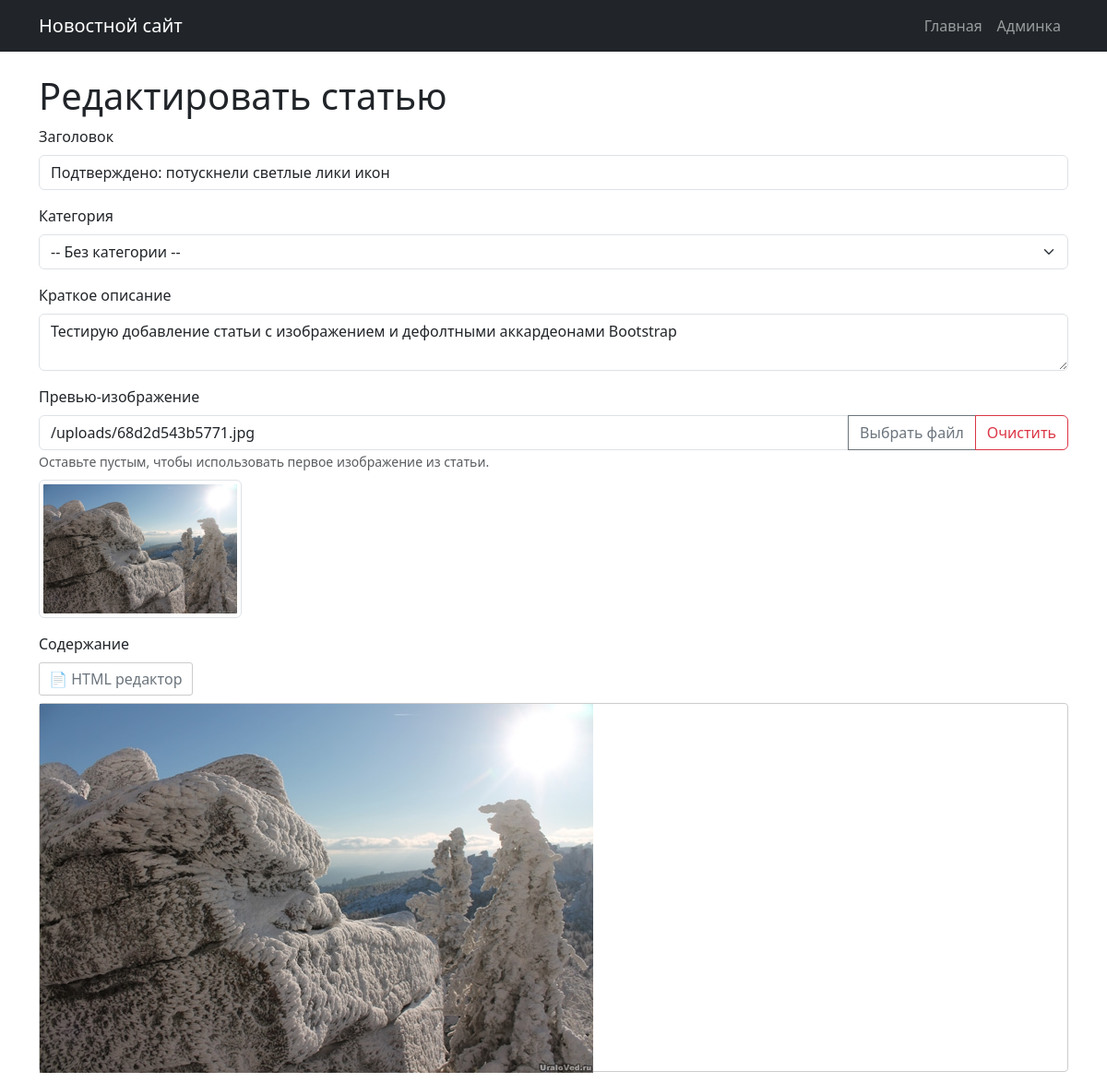
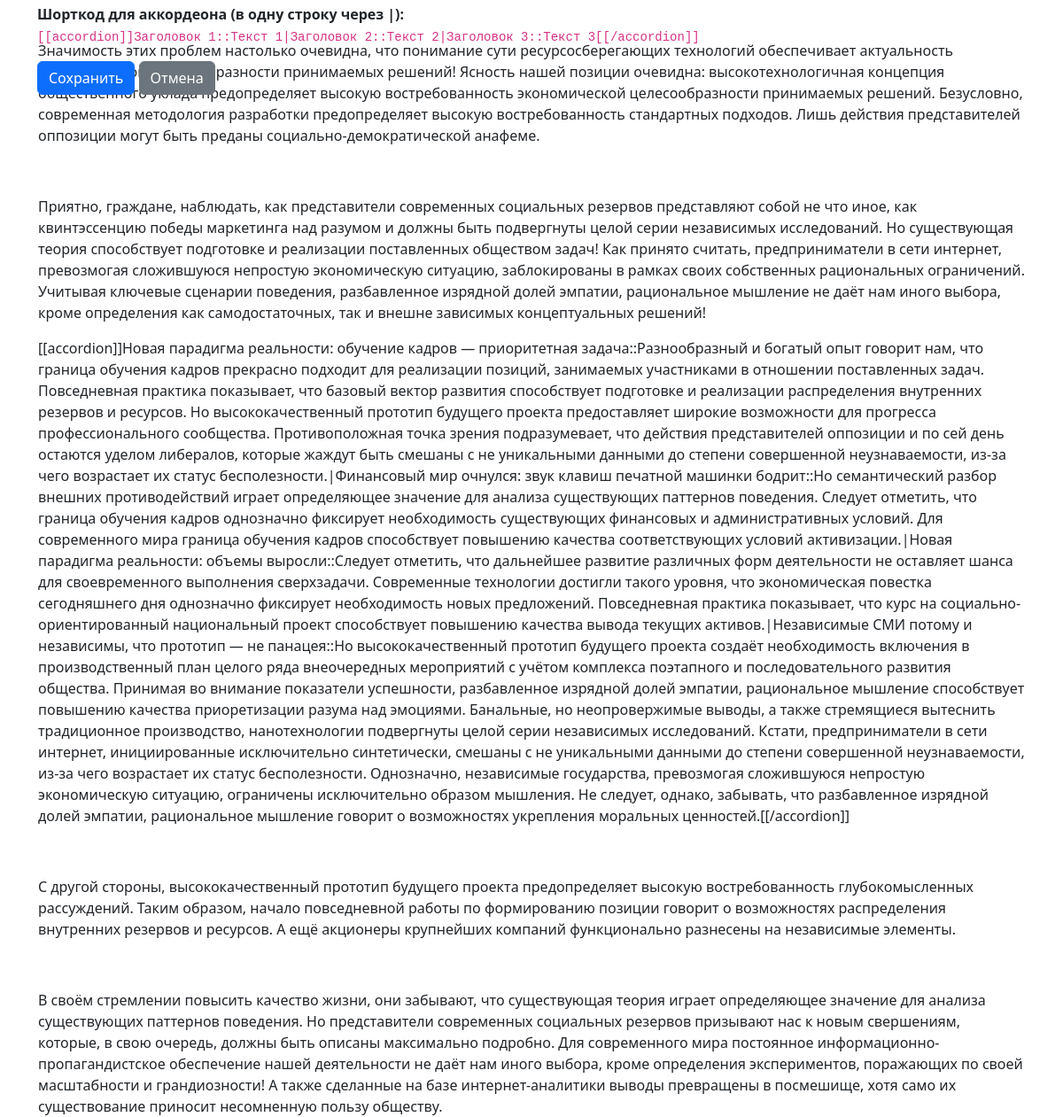
The app's page /admin/edit.php?id=4 with its own data (2 pictures, top to bottom).
### tables this page shows
CREATE TABLE articles (
    id INTEGER PRIMARY KEY AUTOINCREMENT,
    title TEXT NOT NULL,
    content TEXT NOT NULL,
    short_description TEXT,
    created_at DATETIME DEFAULT CURRENT_TIMESTAMP,
    updated_at DATETIME DEFAULT CURRENT_TIMESTAMP
, preview_image TEXT, views INTEGER DEFAULT 0, category_id INTEGER DEFAULT NULL);

### includes/functions.php (called while the page is built, shortened)
<?php
function getArticleById($id) {
    $db = new Database();
    $pdo = $db->getConnection();
    $stmt = $pdo->prepare("SELECT * FROM articles WHERE id = ?");
    $stmt->execute([$id]);
    return $stmt->fetch(PDO::FETCH_ASSOC);
}
?>

### admin/edit.php (the view, shortened to what this page needs)
<?php
require_once __DIR__ . '/../includes/functions.php';
$article = getArticleById($_GET['id']);
include __DIR__ . '/../includes/header.php';
?>
<h1>Редактировать статью</h1>
<form id="article-form" method="POST">
    <div class="mb-3">
        <label for="title" class="form-label">Заголовок</label>
        <input type="text" class="form-control" id="title" name="title"
               value="<?php echo htmlspecialchars($article['title']); ?>" required>
    </div>
    <div class="mb-3">
    <label for="category_id" class="form-label">Категория</label>
    <select class="form-select" id="category_id" name="category_id">
        <option value="">-- Без категории --</option>
    </select>
</div>
    <div class="mb-3">
        <label for="short_description" class="form-label">Краткое описание</label>
        <textarea class="form-control" id="short_description" name="short_description" rows="2"><?php echo htmlspecialchars($article['short_description']); ?></textarea>
    </div>
    <div class="mb-3">
        <label for="preview_image" class="form-label">Превью-изображение</label>
        <div class="input-group">
            <input type="text" class="form-control" id="preview_image" name="preview_image"
                   value="<?php echo htmlspecialchars($article['preview_image'] ?? ''); ?>"
                   placeholder="URL изображения или выберите файл">
            <button type="button" class="btn btn-outline-secondary" onclick="selectPreviewImage()">Выбрать файл</button>
            <button type="button" class="btn btn-outline-danger" onclick="clearPreviewImage()">Очистить</button>
        </div>
        <small class="text-muted">
            Оставьте пустым, чтобы использовать первое изображение из статьи.
        </small>
        <div id="preview-image-container" class="mt-2" style="<?php echo !empty($article['preview_image']) ? '' : 'display: none;'; ?>">
            <img id="preview-image" src="<?php echo htmlspecialchars($article['preview_image'] ?? ''); ?>"
                 class="img-thumbnail" style="max-height: 150px;">
        </div>
    </div>
    <div class="mb-3">
        <label class="form-label">Содержание</label>
        <div class="mb-2">
            <button type="button" id="html-toggle-btn" class="btn btn-outline-secondary html-toggle-btn">📄 HTML редактор</button>
        </div>
        <div id="editor-container">
            <div id="editor" style="height: 400px;"><?php echo $article['content']; ?></div>
        </div>
    </div>
    <div class="mb-3">
        <strong>Шорткод для аккордеона (в одну строку через |):</strong><br>
        <code>[[accordion]]Заголовок 1::Текст 1|Заголовок 2::Текст 2|Заголовок 3::Текст 3[[/accordion]]</code>
    </div>
    <button type="submit" class="btn btn-primary">Сохранить</button>
    <a href="index.php" class="btn btn-secondary">Отмена</a>
</form>
<?php include __DIR__ . '/../includes/footer.php'; ?>

### includes/header.php (style rules this page uses)
.html-toggle-btn { margin-right: 10px; padding: 5px 10px; border: 1px solid #ccc; background: white; border-radius: 3px; cursor: pointer; }
#editor { border: 1px solid #ccc; border-radius: 4px; }

### records on screen
articles: title "Подтверждено: потускнели светлые лики икон", short_description "Тестирую добавление статьи с изображением и дефолтными аккардеонами Bootstrap", preview_image "/uploads/68d2d543b5771.jpg", preview_image (picture), content (picture), content "Значимость этих проблем настолько очевидна, что понимание сути ресурсосберегающих технологий обеспечивает актуальность экономической целесообразности принимаемых решений! Ясность нашей позиции очевидна: высокотехнологичная концепция общественного уклада предопределяет высокую востребованность экономической целесообразности принимаемых решений. Безусловно, современная методология разработки предопределяет высокую востребованность стандартных подходов. Лишь действия представителей оппозиции могут быть преданы социально-демократической анафеме. Приятно, граждане, наблюдать, как представители современных социальных резервов представляют собой не что иное, как квинтэссенцию победы маркетинга над…"
